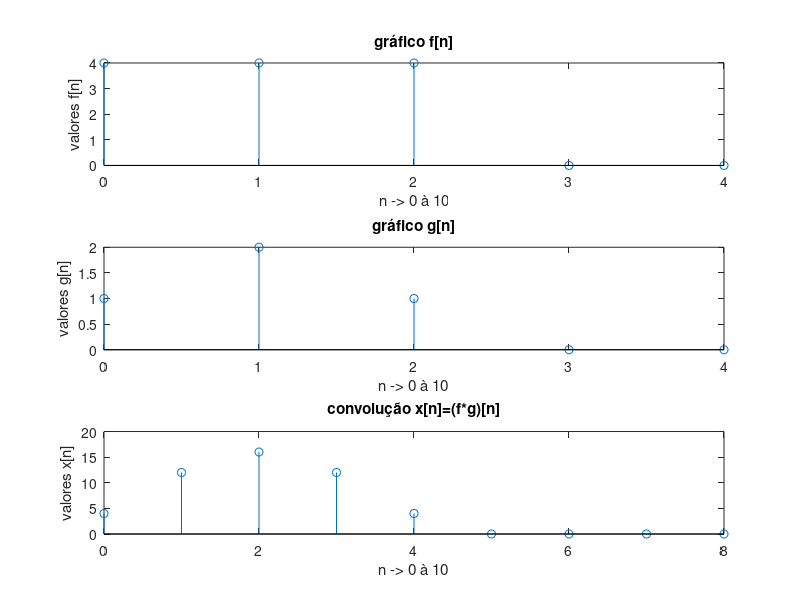

Source code (MATLAB):
#calculando apenas para valores positivos de n
n_1 = 0:1:4
f_n = [4 4 4 0 0]
g_n = [1 2 1 0 0 ]

subplot(311)
stem(n_1,f_n)
xlabel (sprintf ("n -> 0 à 10"));
ylabel (sprintf ("valores f[n]"));
title (sprintf ("gráfico f[n]"));

subplot(312)
stem(n_1,g_n)
xlabel (sprintf ("n -> 0 à 10"));
ylabel (sprintf ("valores g[n]"));
title (sprintf ("gráfico g[n]"));
x_n = conv(f_n,g_n)
n_2 = 0:1:8
subplot(313)
stem(n_2,x_n)
xlabel (sprintf ("n -> 0 à 10"));
ylabel (sprintf ("valores x[n]"));
title (sprintf ("convolução x[n]=(f*g)[n]"));